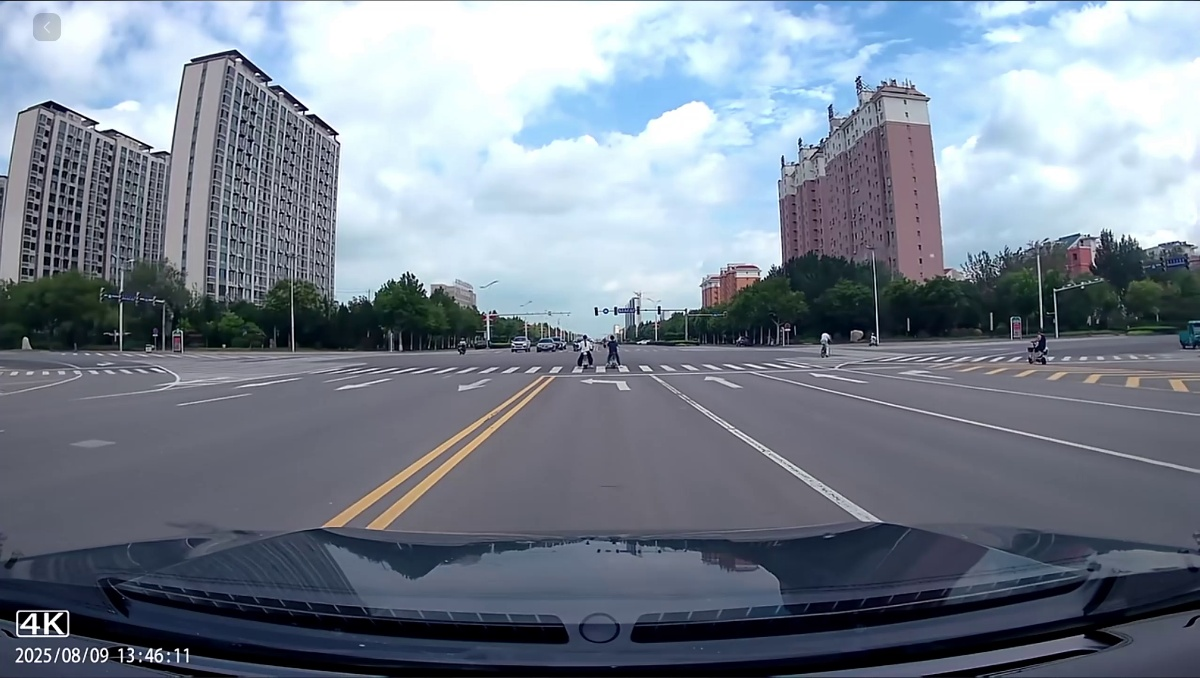
#> input picture FPGA_GS/FPGA_GSV1/orangepi/m406r2/evidence/SC_BT_053_view.jpg, 1200 x 678 px; its folder holds only this picture in this run
$ python -i traffic.py   (imports and definitions only)
#> lines starting #> are read from the running program, lines starting #| are printed output that depends on the picture; after the words box and inside, x2 and y2 are one past the last pixel; in counts of white or black regions, pixels touching at a corner belong together
#> further down, picture is the input picture: shape (678, 1200, 3); mean B, G, R 143, 129.5, 119.6
"""Automatic image-only capsule signal baseline. No scene/time/ROI truth.

Specialist TLoNY and COCO failed local Chinese horizontal housings (see audit).
This constrained CPU fallback requires a capsule rim, dark multi-lens housing,
one compact chromatic emitter, and temporal confirmation. It is not a general
traffic-light neural model, nor a controller-assignment or arrow classifier.
"""
import cv2,numpy as np,time,threading,collections,copy,base64
from pathlib import Path

CN={'RED':'红','YELLOW':'黄','GREEN':'绿','UNKNOWN':'不可判','OFF':'熄灭'}

# [7 lines left out: function dense_context, not called in this run]

def overlap(a,b):
 x=max(0,min(a[2],b[2])-max(a[0],b[0]));y=max(0,min(a[3],b[3])-max(a[1],b[1]))
 return x*y/max(1,(a[2]-a[0])*(a[3]-a[1])+(b[2]-b[0])*(b[3]-b[1])-x*y)

# [20 lines left out: function body_score, not called in this run]

def candidates(image,objects=()):
#> called with objects = ()
 h,w=image.shape[:2];scale=min(1,1280/w);a=cv2.resize(image,(round(w*scale),round(h*scale)));hh,ww=a.shape[:2]
#> after `h, w = image.shape[:2]`: h = 678; w = 1200
#> after `scale = min(1, 1280 / w)`: scale = 1
#> after `hh, ww = a.shape[:2]`: hh = 678; ww = 1200
 hsv=cv2.cvtColor(a,cv2.COLOR_BGR2HSV);gray=cv2.cvtColor(a,cv2.COLOR_BGR2GRAY);hu,sa,va=cv2.split(hsv)
#> after `hsv = cv2.cvtColor(a, cv2.COLOR_BGR2HSV)`: hsv: shape (678, 1200, 3); mean H, S, V 106.5, 61.1, 143.9
#> after `gray = cv2.cvtColor(a, cv2.COLOR_BGR2GRAY)`:
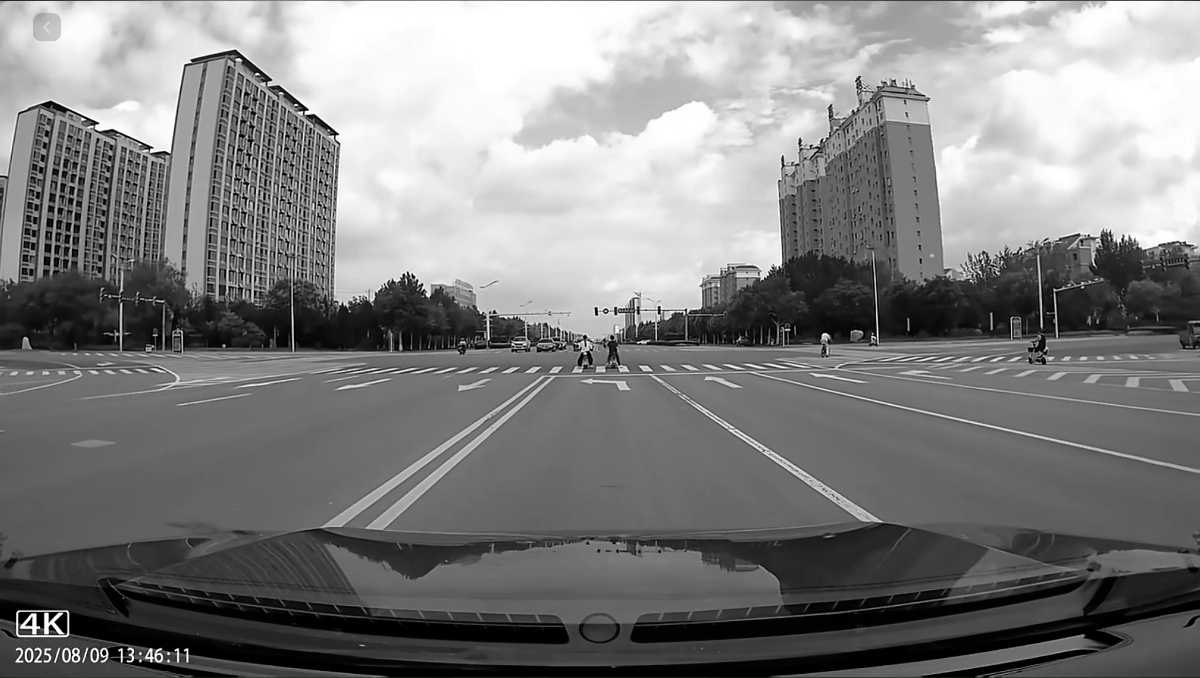
#> gray: shape (678, 1200); min 0, max 255, mean 128.1
#> after `hu, sa, va = cv2.split(hsv)`:
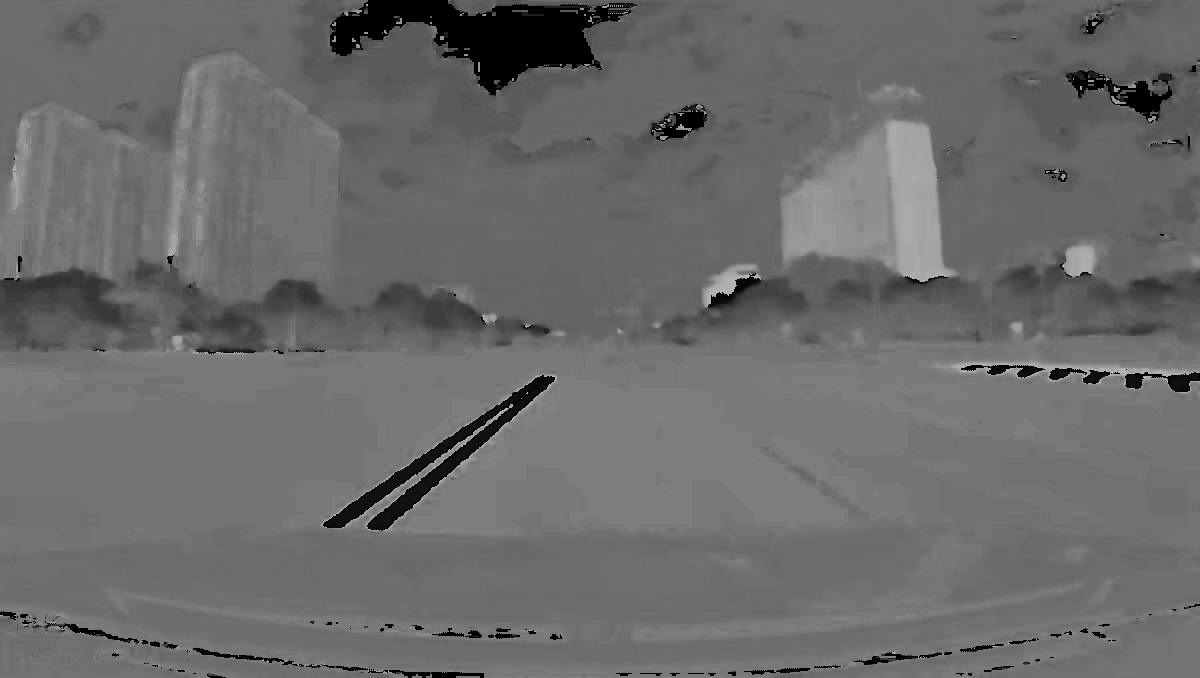
#> hu: shape (678, 1200); min 0, max 179, mean 106.5
#> after `hu, sa, va = cv2.split(hsv)`:
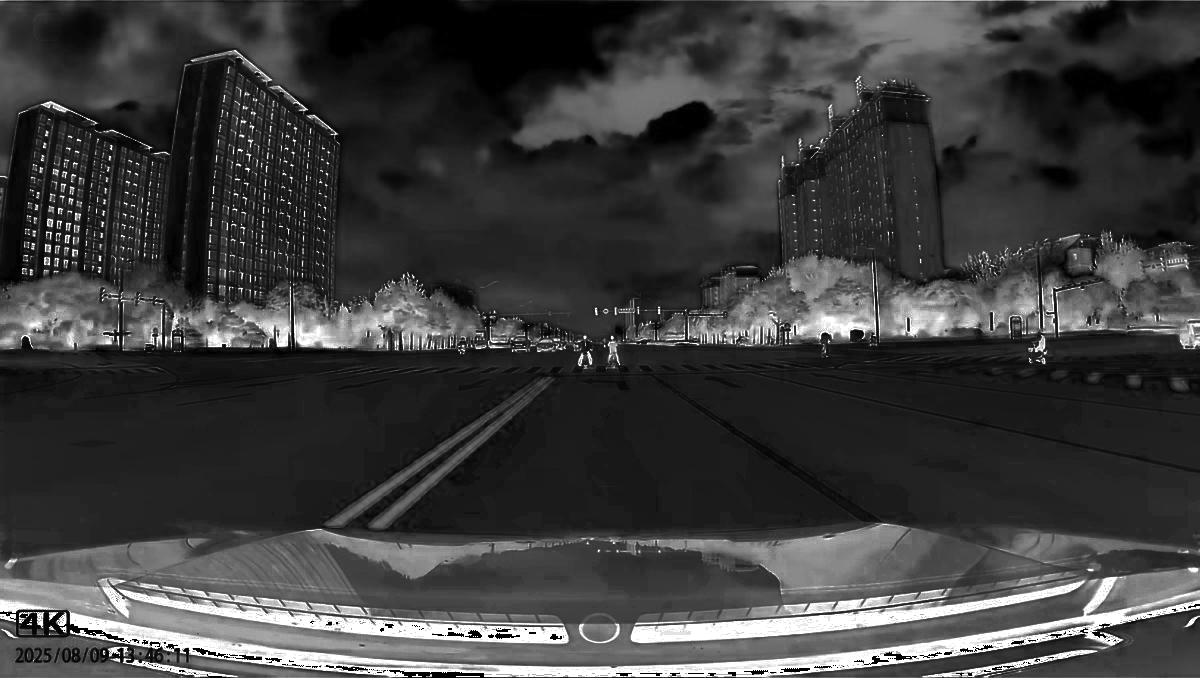
#> sa: shape (678, 1200); min 0, max 255, mean 61.1
#> after `hu, sa, va = cv2.split(hsv)`:
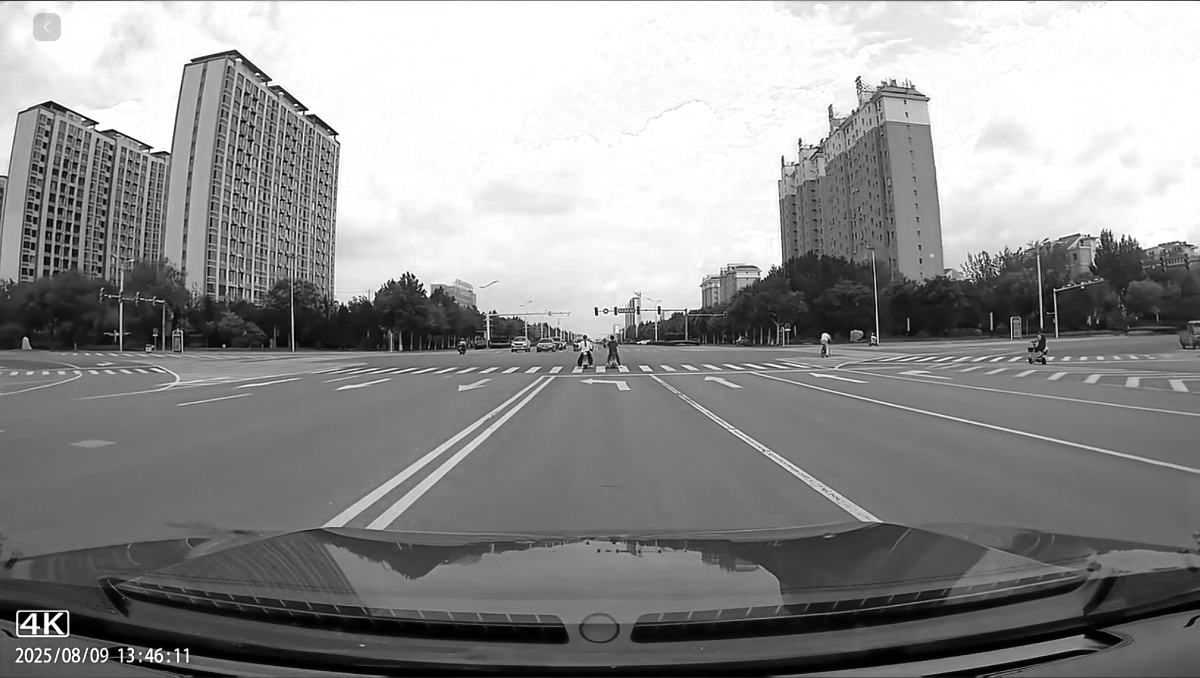
#> va: shape (678, 1200); min 0, max 255, mean 143.9
 colors={'RED':((hu<14)|(hu>168)), 'YELLOW':((hu>=14)&(hu<35)), 'GREEN':((hu>=38)&(hu<99))}
 found=[];tested=0
 for state,condition in colors.items():
  mask=(condition&(sa>105)&(va>150)).astype(np.uint8)*255
  # A broad upper-image search is an explicit scope restriction, not a scene ROI.
  mask[int(hh*.66):]=0;count,labels,stats,centers=cv2.connectedComponentsWithStats(mask)
  ids=[i for i in range(1,count) if 4<=stats[i,4]<=260 and 2<=min(stats[i,2:4]) and max(stats[i,2:4])<=28 and max(stats[i,2:4])/min(stats[i,2:4])<2.8]
  # Bounded bright proposals; no unrestricted image tiling or per-pixel inference.
  ids=sorted(ids,key=lambda i:-stats[i,4])[:12]
  for i in ids:
   cx,cy=centers[i];x,y,bw,bh,area=stats[i];radius=max(2,np.sqrt(area/np.pi));best=None
   if any(b['box'][0]*scale<=cx<=b['box'][2]*scale and b['box'][1]*scale<=cy<=b['box'][3]*scale for b in objects):continue
   # A clipped-white core makes the chromatic fringe's centroid drift towards
   # the flag/glare. Locate the bright core INSIDE this bounded color component;
   # do not search a scene-specific lamp region or infer color from white pixels.
   sub=va[y:y+bh,x:x+bw];white=sub>=max(220,float(np.percentile(sub,90)))
   wy,wx=np.where(white)
   if len(wx)>=2:cx=x+float(wx.mean());cy=y+float(wy.mean())
   for factor in (.65,.85,1.05,1.35):
    d=radius*2*factor
    if d<4 or d>28:continue
    for vertical in (False,):
     for index in ((0,) if state=='RED' else (2,) if state=='GREEN' else (1,)):
      result=body_score(gray,cx,cy,d,index,vertical);tested+=1
      if result and (best is None or result[0]>best[0]):best=(*result,vertical,index,d)
   if best:
    score,box,ev,vertical,index,d=best
    found.append(dict(box=(np.array(box)/scale).round(2).tolist(),color=state,color_evidence='原图紧致发光区HSV + 胶囊灯壳/暗腔复查',body_source='AUTO_CAPSULE_GEOMETRY',body_score=round(score,3),evidence=dict(ev,emitter_pixels=int(area),slot=index,orientation='vertical' if vertical else 'horizontal'),shape='UNKNOWN',shape_reason='发光区太小或眩光；圆灯/箭头不可可靠区分',direction='UNKNOWN',control_relation='UNKNOWN',control_reason='未建立灯组与本车请求方向归属',confidence=None))
#> this loop made 3 passes
#> state on passes 1 to 3: 'RED', 'YELLOW', 'GREEN'
#> pass 2, in candidates, `mask=(condition&(sa>105)&(va>150)).astype(np.uint8)*255`:
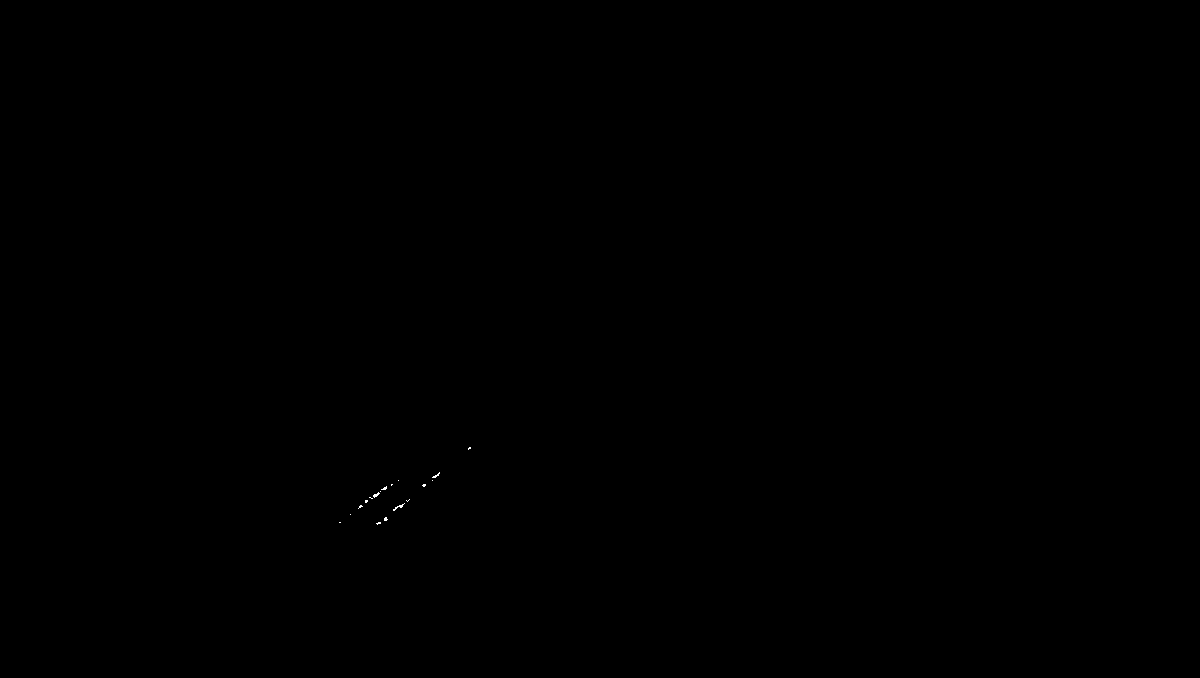
#> mask: shape (678, 1200); 0.02% white in thin lines or dots, all inside (x1, y1, x2, y2) = (339, 447, 471, 525)
#> after the loop, found = []; tested = 0
 # Isolated geometry is too error-prone. Only aligned, similarly sized paired
 # three-lens horizontal housings survive this restricted fallback.
 paired=[]
 for a in found:
  aa=a['box'];aw=aa[2]-aa[0];ah=aa[3]-aa[1];ax=(aa[0]+aa[2])/2;ay=(aa[1]+aa[3])/2
  for b in found:
   if b is a:continue
   bb=b['box'];bw=bb[2]-bb[0];bh=bb[3]-bb[1];bx=(bb[0]+bb[2])/2;by=(bb[1]+bb[3])/2
   if .6<aw/bw<1.65 and .6<ah/bh<1.65 and abs(ay-by)<max(ah,bh)*.8 and 1.4<abs(ax-bx)/max(aw,bw)<4.5 and min(a['body_score'],b['body_score'])>.42:
    a['evidence']['paired_housing']=True;paired.append(a);break
#> this loop made 0 passes
#> after the loop, paired = []
 paired.sort(key=lambda b:-b['body_score']);keep=[]
 for b in paired:
  if not any(overlap(b['box'],a['box'])>.25 for a in keep):keep.append(b)
#> after the loop, keep = []
 return keep[:6],dict(raw_geometry_candidates=len(found),paired_geometry_candidates=len(keep),geometry_hypotheses=tested)

class BodyModel:
 # [31 lines left out: functions __init__, infer, not called in this run]
 def close(self):self.r.release()

# [43 lines left out: function color_check, not called in this run]

class Lights:
 def __init__(self,neural=True):self.model=BodyModel() if neural else None;self.reset()
 def reset(self):
  self.tracks=[];self.patches={};self.next_id=1;self.transitions=collections.deque(maxlen=10)
  if self.model:self.model.turn=0
 # [68 lines left out: function analyze, not called in this run]
 def close(self):
  if self.model:self.model.close()

# [8 lines left out: function fresh, not called in this run]

class AsyncLights:
 def __init__(self):
  self.lock=threading.Lock();self.wake=threading.Event();self.stop=False;self.pending=None;self.latest=None;self.epoch=-1;self.error=None;self.completed=0;self.skipped=0;self.sampling_skipped=0;self.pending_replaced=0;self.last_submit=0;self.times=collections.deque(maxlen=120)
  self.thread=threading.Thread(target=self.run,name='traffic-lights',daemon=True);self.thread.start()
 def reset(self,epoch):
  with self.lock:self.epoch=epoch;self.pending=None;self.latest=None;self.times.clear();self.last_submit=0
 # [26 lines left out: functions run, update, metrics, not called in this run]
 def close(self):self.stop=True;self.wake.set();self.thread.join(5)

>>> import cv2
>>> picture = cv2.imread('evidence/SC_BT_053_view.jpg')
>>> result = candidates(picture)

$ run again, on FPGA_GS/FPGA_GSV1/orangepi/m406r2/evidence/SC_BT_053_detail.png
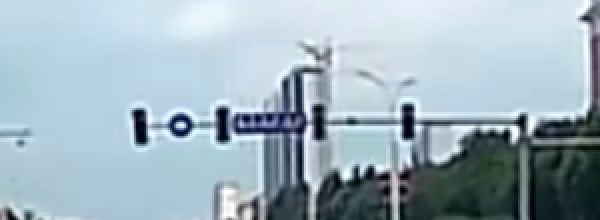
#> input picture FPGA_GS/FPGA_GSV1/orangepi/m406r2/evidence/SC_BT_053_detail.png, 600 x 220 px
#> picture is the input picture: shape (220, 600, 3); mean B, G, R 188.7, 178.5, 158.6
#> hsv: shape (220, 600, 3); mean H, S, V 99.8, 50.8, 189.2
#> in candidates, `hu, sa, va = cv2.split(hsv)`:
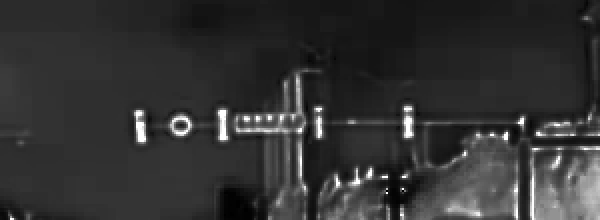
#> sa: shape (220, 600); min 0, max 255, mean 50.8
#> in candidates, `hu, sa, va = cv2.split(hsv)`:
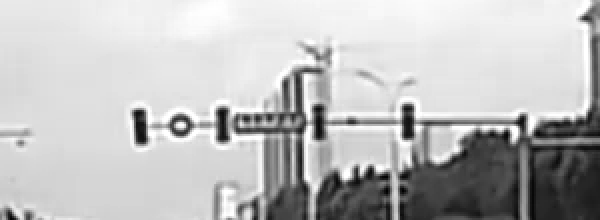
#> va: shape (220, 600); min 0, max 255, mean 189.2
#> the loop in candidates, `for state,condition in colors.items():` made 3 passes
#> state on passes 1 to 3: 'RED', 'YELLOW', 'GREEN'
#> after the loop in candidates, `for state,condition in colors.items():`: found = []; tested = 0
#> after the loop in candidates, `for a in found:`: paired = []

$ run again, on FPGA_GS/FPGA_GSV1/orangepi/m406r2/evidence/SC_BT_057_detail.png
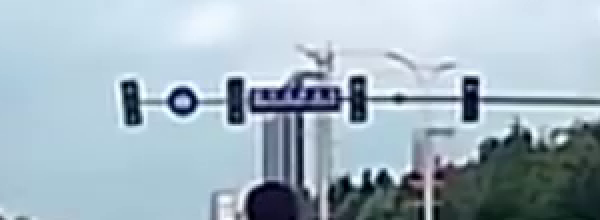
#> input picture FPGA_GS/FPGA_GSV1/orangepi/m406r2/evidence/SC_BT_057_detail.png, 600 x 220 px
#> picture is the input picture: shape (220, 600, 3); mean B, G, R 191.7, 179.9, 161.4
#> hsv: shape (220, 600, 3); mean H, S, V 100.8, 50.2, 192.3
#> in candidates, `hu, sa, va = cv2.split(hsv)`:
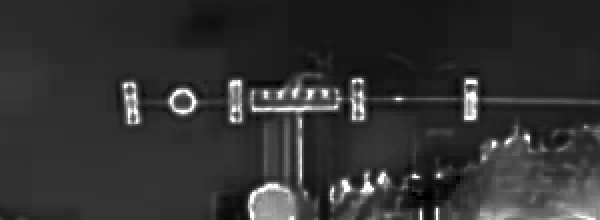
#> sa: shape (220, 600); min 0, max 255, mean 50.2
#> in candidates, `hu, sa, va = cv2.split(hsv)`:
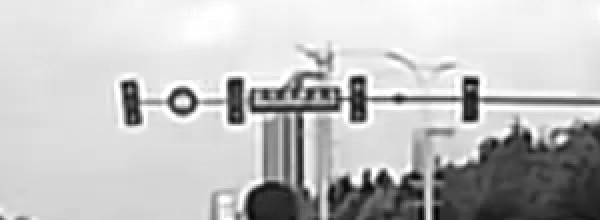
#> va: shape (220, 600); min 3, max 255, mean 192.3
#> the loop in candidates, `for state,condition in colors.items():` made 3 passes
#> state on passes 1 to 3: 'RED', 'YELLOW', 'GREEN'
#> after the loop in candidates, `for state,condition in colors.items():`: found = []; tested = 0
#> after the loop in candidates, `for a in found:`: paired = []
